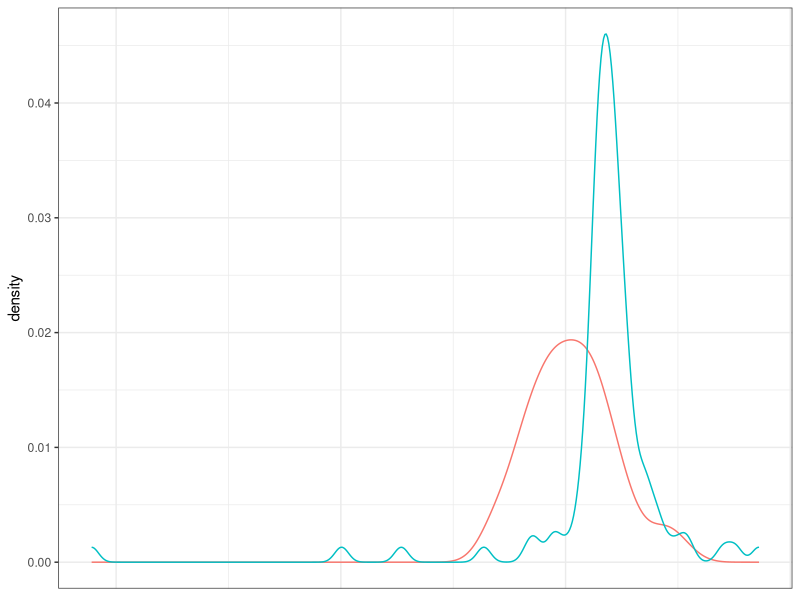
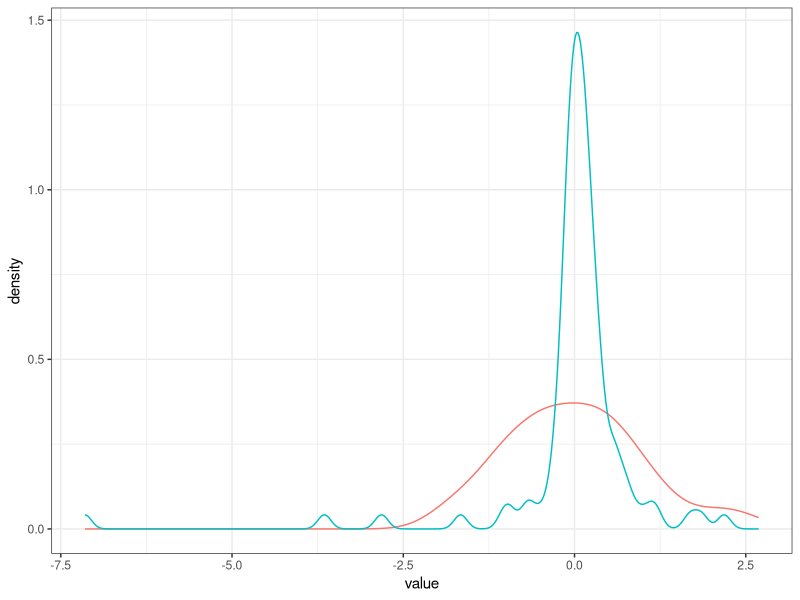
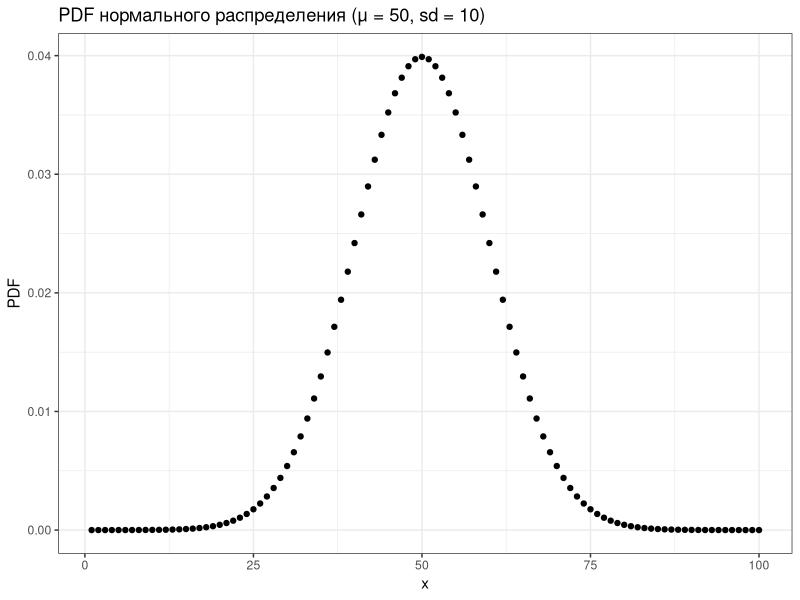
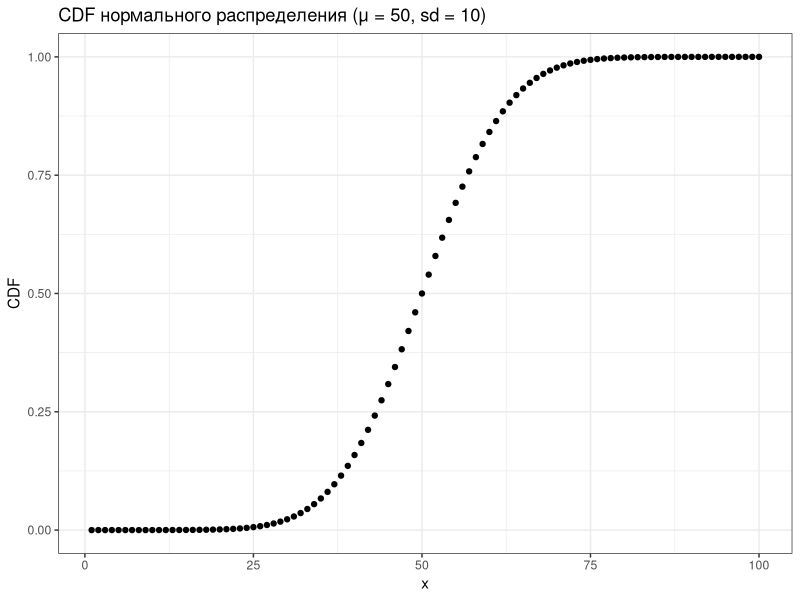
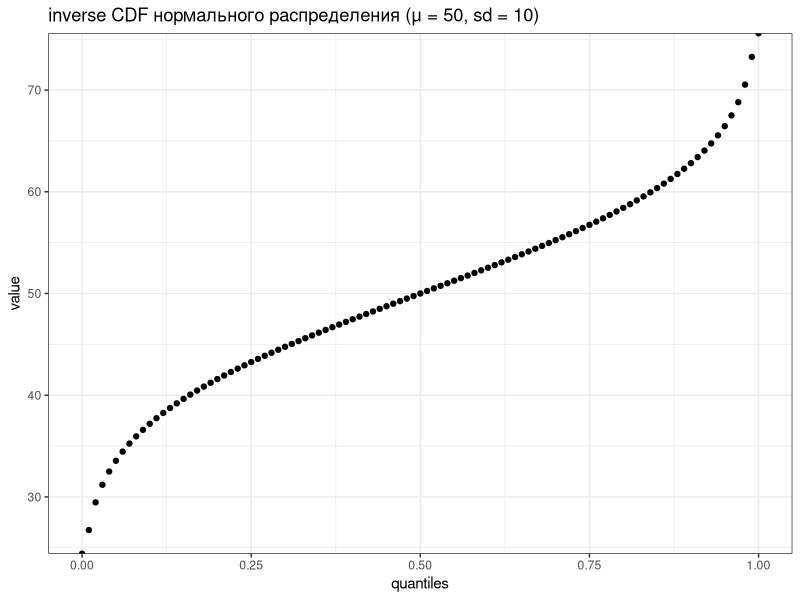
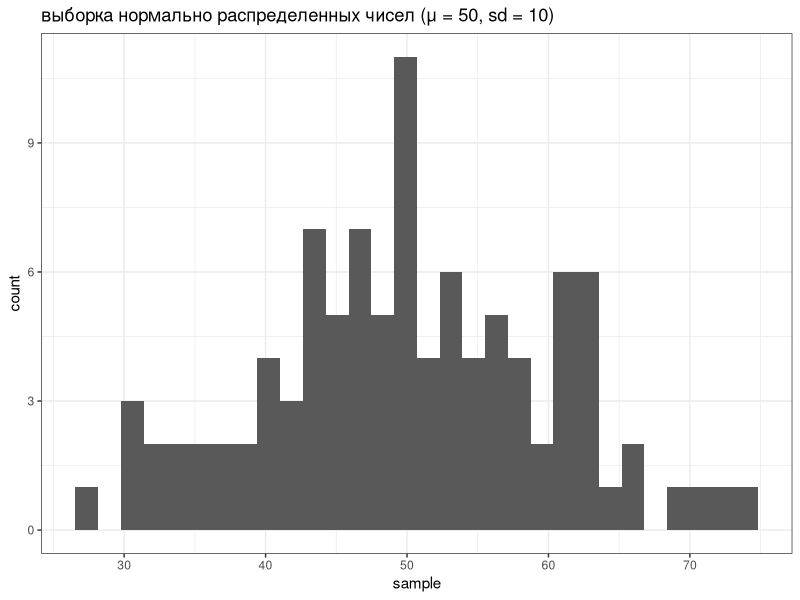

The R source for these figures, in order:
## ---- chunk 1
library(tidyverse)
theme_set(theme_bw())
## ---- chunk 2
a <- sin(1:100) # создаем вектор со значениями
b <- c(-1, -0.5, 0, 0.5, 1) # создаем вектор с границами
table(cut(a, breaks = b))
table(cut(a, breaks = b, right = F))
## ---- chunk 3
mean(c(1:100, NA))
mean(c(1:100, NA), na.rm = TRUE)
## ---- chunk 4
set.seed(7)
data_frame(value = c(rnorm(100, mean = 100, sd = 20),
                     rcauchy(100, location = 120, scale = 5)),
           label = rep(c("f", "s"), each = 100)) %>% 
  ggplot(aes(value, color = label))+
  geom_density(show.legend = FALSE)+
  theme(axis.title.x=element_blank(),
        axis.text.x=element_blank(),
        axis.ticks.x=element_blank())
## ---- chunk 5
set.seed(7)
data_frame(value = c(rnorm(100, mean = 100, sd = 20),
                     rcauchy(100, location = 120, scale = 5)),
           label = rep(c("f", "s"), each = 100)) %>% 
  group_by(label) %>% 
  mutate(value = scale(value)) %>% 
  ggplot(aes(value, color = label))+
  geom_density(show.legend = FALSE)
## ---- chunk 6
data_frame(x = 1:100,
           PDF = dnorm(x = x, mean = 50, sd = 10)) %>% 
  ggplot(aes(x, PDF))+
  geom_point()+
  labs(title = "PDF нормального распределения (μ = 50, sd = 10)")
## ---- chunk 7
pnorm(30, mean = 50, sd = 10)
data_frame(x = 1:100,
           CDF = pnorm(x, mean = 50, sd = 10)) %>% 
  ggplot(aes(x, CDF))+
  geom_point()+
  labs(title = "CDF нормального распределения (μ = 50, sd = 10)")
## ---- chunk 8
qnorm(0.4, mean = 50, sd = 10)
data_frame(quantiles = seq(0, 1, by = 0.01),
           value = qnorm(quantiles, mean = 50, sd = 10)) %>% 
  ggplot(aes(quantiles, value))+
  geom_point()+
  labs(title = "inverse CDF нормального распределения (μ = 50, sd = 10)")
## ---- chunk 9
data_frame(sample = rnorm(100, mean = 50, sd = 10)) %>% 
  ggplot(aes(sample))+
  geom_histogram()+
  labs(title = "выборка нормально распределенных чисел (μ = 50, sd = 10)")
## ---- chunk 10
qnorm(0.25, mean = 20, sd = 90)
## ---- chunk 11
qnorm(.97, 0, 1)
